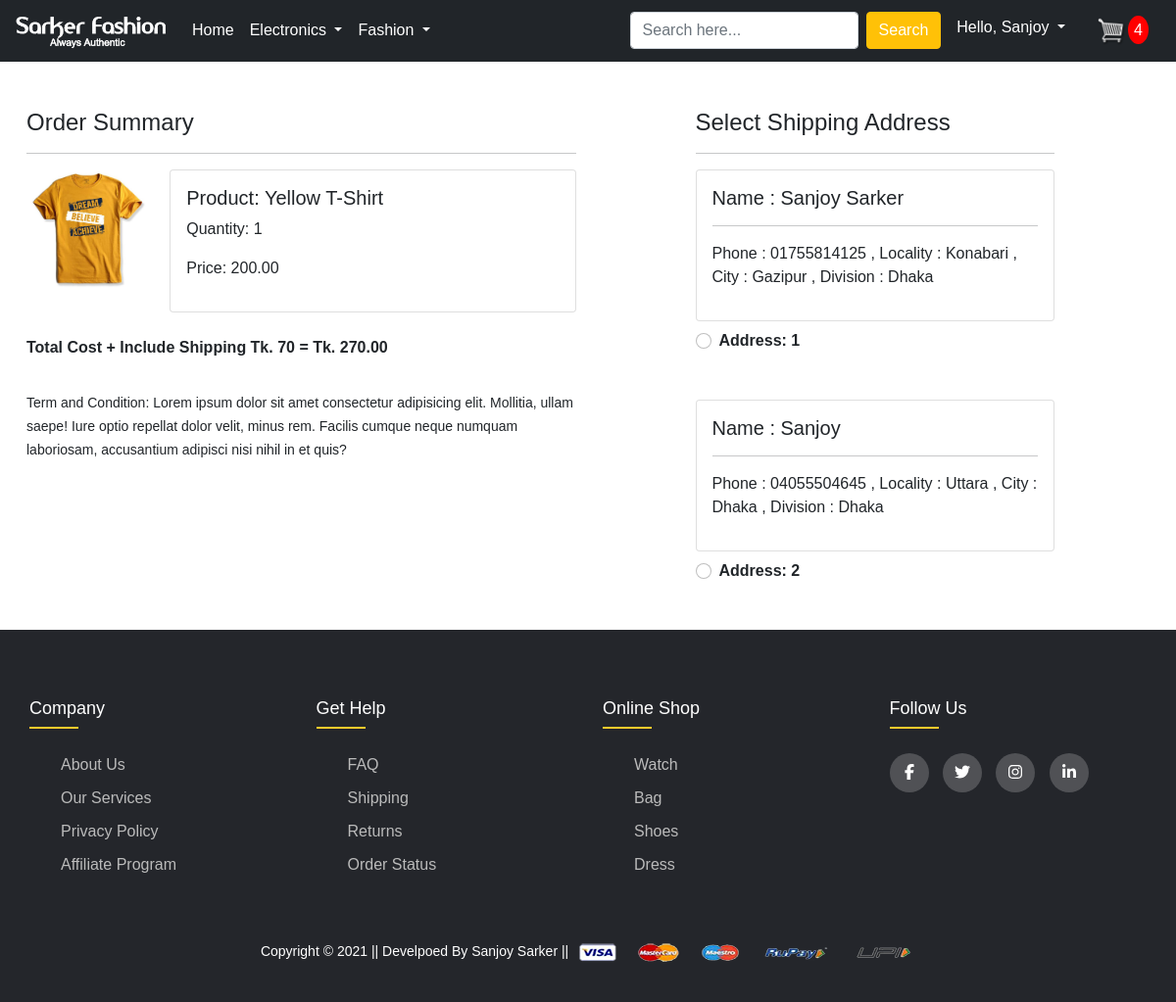
Page /checkout/ (signed in) on the committed database.
### app/models.py (models this page shows, shortened)
class Cart(models.Model):
    user = models.ForeignKey(
        User, on_delete=models.CASCADE, blank=True, null=True)
    product = models.ForeignKey(
        Product, on_delete=models.CASCADE, blank=True, null=True)
    quantity = models.PositiveIntegerField(default=1)
    @property
    def total_cost(self):
        return self.quantity * self.product.discount_price

class Product(models.Model):
    title = models.CharField(max_length=100, null=True)
    Selling_price = models.FloatField()
    discount_price = models.FloatField()
    description = models.TextField()
    brand = models.CharField(max_length=100, null=True)
    category = models.CharField(choices=CATEGORY, max_length=100, null=True)
    product_image = models.ImageField(upload_to='productimg')
    @property
    def imageURL(self):
        try:
            url = self.product_image.url
        except:
            url = ''
        return url

class Customer(models.Model):
    user = models.ForeignKey(
        User, on_delete=models.CASCADE, blank=True, null=True)
    name = models.CharField(max_length=200, null=True)
    phone = models.IntegerField(null=True)
    locality = models.CharField(max_length=200, null=True)
    city = models.CharField(max_length=50, null=True)
    division = models.CharField(choices=DIVISION, max_length=50)

### app/views.py (the view)
# urls.py: path('checkout/', views.checkout, name='checkout'),
@login_required
def checkout(request):
    user = request.user
    add = Customer.objects.filter(user=user)
    cart_items = Cart.objects.filter(user=user)
    amount = 0.0
    shipping_amount = 70.0
    totalamount = 0.0
    cart_product = [p for p in Cart.objects.all() if p.user == request.user]
    if cart_product:
        for p in cart_product:
            tempamount = (p.quantity * p.product.discount_price)
            amount += tempamount
        totalamount = amount+shipping_amount
    return render(request, 'app/checkout.html', {'add': add, 'totalamount': totalamount, 'cart_items': cart_items})

### app/templates/app/checkout.html (shortened to what this page needs)
{% extends 'app/base.html' %}
{% load static %}
{% block main-content %}
<div class="container">
 <div class="row mt-5">
  <div class="col-sm-6">
    <h4>Order Summary</h4>
    <hr>
    {% for item in cart_items %}
    <div class="row">
      <div class="col-sm-3">
        <img src="{{item.product.imageURL}}" class="img-fluid" width="140px" height="140px" alt="">
      </div>
      <div class="col-sm-9">
        <div class="card mb-2">
          <div class="card-body">
            <h5>Product: {{item.product.title}}</h5>
            <p>Quantity: {{item.quantity}}</p>
            <p >Price: {{item.total_cost|floatformat:2}}</p>
          </div>
        </div>
      </div>
    </div>
      {% endfor %}
      <p class="fw-bold py-3">Total Cost + Include Shipping Tk. 70 = Tk. {{totalamount|floatformat:2}} </p>
    <small>Term and Condition: Lorem ipsum dolor sit amet consectetur adipisicing elit. Mollitia, ullam saepe! Iure optio repellat dolor velit, minus rem. Facilis cumque neque numquam laboriosam, accusantium adipisci nisi nihil in et quis?</small>
  </div>
  <div class="col-sm-4 offset-sm-1">
    <h4>Select Shipping Address</h4>
    <hr>
    <form action="/paymentdone" id="myform">
      {% for ad in add %}
      <div class="card">
        <div class="card-body">
        <h5>Name : {{ad.name}}</h5>
        <hr>
        <p>Phone : 0{{ad.phone}} , Locality : {{ad.locality}} , City : {{ad.city}} , Division : {{ad.division}} </p>
        </div>
      </div>
        <div class="form-check mt-2 mb-5">
          <input class="form-check-input" type="radio" name='custid' id="custadd{{forloop.counter}}" value="{{ad.id}}">
          <label class="form-check-label fw-bold" for="">
            Address: {{forloop.counter}} </label>
        </div>
        {% endfor %}
      </form>
    </div>
  </div>
</div>
{% endblock main-content %}

### app/templates/app/base.html (shortened to what this page needs)
<!doctype html>
{% load static %}
<html lang="en">
  <head>
    <link href="https://cdn.jsdelivr.net/npm/bootstrap@5.0.0-beta1/dist/css/bootstrap.min.css" rel="stylesheet">
    <link rel="stylesheet" href="{% static 'app/css/owl.carousel.min.css' %}">
    <link rel="stylesheet" href="{% static 'app/css/all.min.css' %}">
    <link rel="stylesheet" href="{% static 'app/css/style.css' %}">
  </head>
  <body>
    <nav class="navbar navbar-expand-lg navbar-dark bg-dark">
     <div class="container-fluid">
       <a class="navbar-brand" href="/">
        <img src="{% static 'app/images/logo1.png' %}" width="160px">
      </a>
       <div class="collapse navbar-collapse" id="navbarSupportedContent">
         <ul class="navbar-nav me-auto mb-2 mb-lg-0">
           <li class="nav-item">
             <a class="nav-link active" aria-current="page" href="/">Home</a>
           </li>
           <li class="nav-item dropdown">
             <a class="nav-link dropdown-toggle text-white" href="#" id="electronicsDropdown" role="button" data-bs-toggle="dropdown" aria-expanded="false">
               Electronics
             </a>
           </li>
           <li class="nav-item dropdown">
             <a class="nav-link dropdown-toggle text-white" href="#" id="fashionDropdown" role="button" data-bs-toggle="dropdown" aria-expanded="false">
               Fashion
             </a>
           </li>
         </ul>
         <form class="d-flex">
           <input class="form-control me-2" type="search" placeholder="Search here..." aria-label="Search">
           <button class="btn btn-warning text-white" type="submit">Search</button>
         </form>
         <div>
          <ul class="navbar-nav me-auto mb-2 mb-lg-0">
            {% if request.user.is_authenticated %}
           <li class="nav-item dropdown mx-2">
              <a class="nav-link dropdown-toggle text-white" href="#" id="profileDropdown" role="button" data-bs-toggle="dropdown" aria-expanded="false">
                <span>Hello, <span class="text-capitalize">{{request.user}}</span></span>
              </a>
            </li>
            <li class="nav-item mx-2">
             <a href="{% url 'showcart' %}" class="nav-link text-white"><img src="{% static '/app/images/cart.png' %}" width="30px" alt=""><span
              class="badges">4</span> </a>
            </li>
            {% endif %}
          </ul>
         </div>
       </div>
     </div>
    </nav>
    {% block main-content %} {% endblock main-content %}
    <footer class="footer">
      <div class="container">
        <div class="row">
          <div class="footer-col">
            <h4>company</h4>
            <ul>
              <li><a href="#">about us</a></li>
              <li><a href="#">our services</a></li>
              <li><a href="#">privacy policy</a></li>
              <li><a href="#">affiliate program</a></li>
            </ul>
          </div>
          <div class="footer-col">
            <h4>get help</h4>
            <ul>
              <li><a href="#">FAQ</a></li>
              <li><a href="#">shipping</a></li>
              <li><a href="#">returns</a></li>
              <li><a href="#">order status</a></li>
            </ul>
          </div>
          <div class="footer-col">
            <h4>online shop</h4>
            <ul>
              <li><a href="#">watch</a></li>
              <li><a href="#">bag</a></li>
              <li><a href="#">shoes</a></li>
              <li><a href="#">dress</a></li>
            </ul>
          </div>
          <div class="footer-col">
            <h4>follow us</h4>
            <div class="social-links">
              <a href="#"><i class="fab fa-facebook-f"></i></a>
              <a href="#"><i class="fab fa-twitter"></i></a>
              <a href="#"><i class="fab fa-instagram"></i></a>
              <a href="#"><i class="fab fa-linkedin-in"></i></a>
            </div>
          </div>
        </div>
      </div>
      <div class="pt-5 text-center text-white">
        <small class="text-white">Copyright &copy; 2021 || Develpoed By Sanjoy Sarker || </small>
        <img src="{% static 'app/images/payment.png' %}" alt="" srcset="" class="img-fluid" height="2px">
      </div>
   </footer>
  </body>
</html>

### app/static/app/css/style.css (style rules this page uses)
body { line-height: 1.5; font-family: 'Poppins', sans-serif; }
a { text-decoration: none; }
* { margin: 0; padding: 0; box-sizing: border-box; }
.container { max-width: 1170px; margin: auto; }
.row { display: flex; flex-wrap: wrap; }
ul { list-style: none; }
.footer { background-color: #24262b; padding: 70px 0 40px; }
.footer-col { width: 25%; padding: 0 15px; }
.footer-col h4 { font-size: 18px; color: #ffffff; text-transform: capitalize; margin-bottom: 35px; font-weight: 500; position: relative; }
.footer-col h4::before { content: ''; position: absolute; left: 0; bottom: -10px; background-color: #FFCA2C; height: 2px; box-sizing: border-box; width: 50px; }
.footer-col ul li:not(:last-child) { margin-bottom: 10px; }
.footer-col ul li a { font-size: 16px; text-transform: capitalize; color: #ffffff; text-decoration: none; font-weight: 300; color: #bbbbbb; display: block; transition: all 0.3s ease; }
.footer-col .social-links a { display: inline-block; height: 40px; width: 40px; background-color: rgba(255, 255, 255, 0.2); margin: 0 10px 10px 0; text-align: center; line-height: 40px; border-radius: 50%; color: #ffffff; transition: all 0.5s ease; }
.badges { font-size: 16px; padding: 6px; border-radius: 50%; background-color: red; color: white; margin-left: 2px; }

### rows in the picture
Cart: product.imageURL (picture), product "Yellow T-Shirt", quantity "1", total_cost "200.00"
Customer: name "Sanjoy Sarker", phone "1755814125", locality "Konabari", city "Gazipur", division "Dhaka"
Customer: name "Sanjoy", phone "4055504645", locality "Uttara", city "Dhaka", division "Dhaka"

### other values in the picture
{{ request.user }} "Sanjoy"
{{ totalamount|floatformat:2 }} "270.00"
